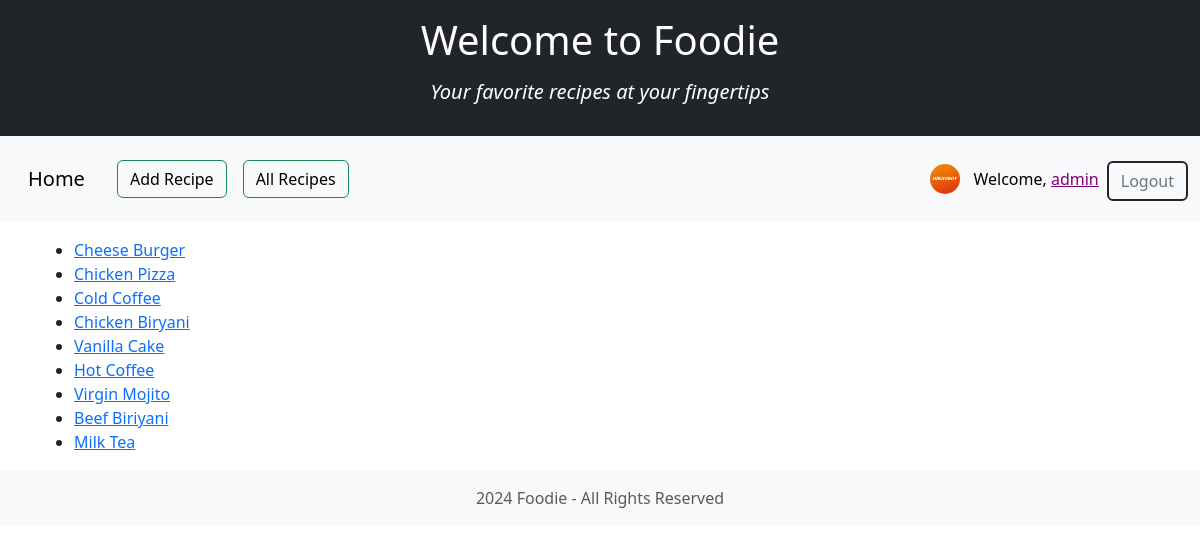
Page /sandbox/ (signed in) on the committed database.
### accounts/models.py (models this page shows, shortened)
class UserProfile(models.Model):
    user = models.OneToOneField(User, on_delete=models.CASCADE, related_name="profile")
    bio = models.TextField(blank=True, null=True)
    date_created = models.DateTimeField(auto_now_add=True)
    profile_photo = models.ImageField(upload_to="profile_photos/", null=True, blank=True)

### recipes/models.py (models this page shows, shortened)
class Recipe(models.Model):
    name = models.CharField(max_length=100)
    description = models.TextField(null=True, blank=True)
    ingredients = models.TextField()
    directions = models.TextField()
    date_added = models.DateTimeField(auto_now_add=True, null=True, blank=True)
    category = models.ForeignKey(Category, on_delete=models.CASCADE)
    user = models.ForeignKey(User, null=True, on_delete=models.CASCADE, related_name="recipes")
    image = models.ImageField(upload_to="recipe_images/", null=True,blank=True)

### sandbox/views.py (the view)
# urls.py: path("", views.index, name="index"),
def index(request):
    data = Recipe.objects.all()
    context = {"recipes": data}
    return render(request, "sandbox/index.html", context)

### sandbox/templates/sandbox/index.html (shortened to what this page needs)
{% extends "base.html" %}
{% load django_bootstrap5 %}
{% block content %}
    {% if recipes %}
     <ul class="mt-3">
        {% for recipe in recipes %}
         <li> <a href="{% url "sandbox:recipe_details" recipe.id %}"> {{recipe.name}} </a> </li>
        {% endfor %}
     </ul>
    {% else %}
     <p>No foods found.</p>
    {% endif %}
{% endblock content %}

### templates/base.html (shortened to what this page needs)
<!DOCTYPE html>
<html lang="en">
<head>
    {% load django_bootstrap5 %}
    {% bootstrap_css %}
</head>
<body>
    <header>
        <div class="container-fluid bg-dark text-white py-3">
            <div class="row">
                <div class="col">
                    <h1 class="text-center">Welcome to Foodie</h1>
                   <p> <h4 class="lead text-center"> <b> <i>Your favorite recipes at your fingertips </i> </b> </h4> </p>
                </div>
            </div>
        </div>
    </header>
    <nav class="navbar navbar-expand-lg navbar-light bg-light sticky-top">
        <div class="container-fluid">
            <a class="navbar-brand ms-3" href="{% url 'foodie_app:index' %}">Home</a>
            <div class="collapse navbar-collapse justify-content-between" id="navbarNav">
                <ul class="navbar-nav mt-3">
                    <li class="nav-item ms-3">
                        <a class="btn btn-outline-success mb-3" href="{% url 'foodie_app:add_recipe_no_genre' %}" style="color: black;">Add Recipe</a>
                    </li>
                    <li class="nav-item ms-3">
                        <a class="btn btn-outline-success" href="{% url 'recipes:index' %}" style="color: black;">All Recipes</a>
                    </li>
                </ul>
                <ul class="navbar-nav ms-3">
                    {% if user.is_authenticated %}
                    <li class="nav-item d-flex align-items-center">
                        {% if user.profile.profile_photo %}
                            <img src="{{user.profile.profile_photo.url}}"
                              alt="Profile"
                              style="width:30px;
                                     height:30px;
                                     border-radius:50%;
                                     margin-right:5px;">
                        {% endif %}
                        <span class="nav-link" style="color: black;">Welcome,
                            <a href="{% url 'accounts:edit_user_profile' %}" style="color: purple;" >{{ user.username }}</a>
                        </span>
                    </li>
                        <li class="nav-item">
                            <form class="d-inline" action="{% url 'accounts:logout' %}" method="post">
                                <button class="btn btn-outline-secondary btn-block border-2 border-dark mt-1" type="submit" >Logout</button>
                            </form>
                        </li>
                    {% endif %}
                </ul>
            </div>
        </div>
    </nav>
    <div id="content" class="container">
        <div class="row">
            <div class="col">
                {% block content %}
                {% endblock content %}
            </div>
        </div>
    </div>
    <footer class="footer mt-auto py-3 bg-light">
        <div class="container text-center">
            <span class="text-muted"> 2024 Foodie - All Rights Reserved </span>
        </div>
    </footer>
</body>
</html>

### templates/base.html (style rules this page uses)
body { padding-top:0 rem; }

### rows in the picture
Recipe: name "Cheese Burger"
Recipe: name "Chicken Pizza"
Recipe: name "Cold Coffee"
Recipe: name "Chicken Biryani"
Recipe: name "Vanilla Cake"
Recipe: name "Hot Coffee"
Recipe: name "Virgin Mojito"
Recipe: name "Beef Biriyani"
Recipe: name "Milk Tea"

### other values in the picture
{{ user.username }} "admin"
